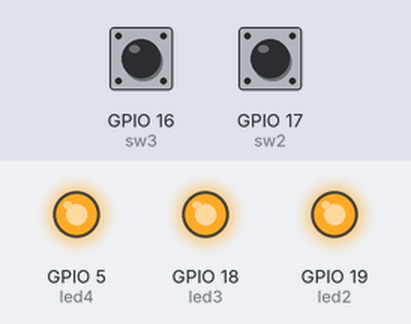
A sketch run on a simulated ESP32. On the bench: output pins drawn as LEDs (lit = HIGH). Inputs (shaded band) come from the test bench; at power-on: GPIO 16 (sw3) HIGH, GPIO 17 (sw2) HIGH.

Above: at 1.2 s.
1.3 s: GPIO 16 (sw3) pulled LOW for 0.15 s
At 2.5 s:
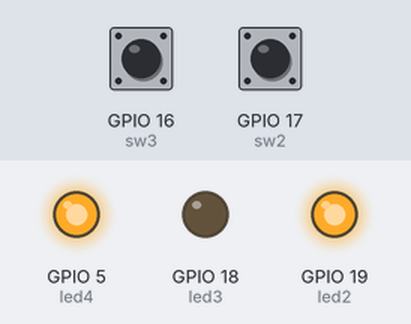
2.9 s: GPIO 17 (sw2) pulled LOW for 0.15 s
At 4.0 s:
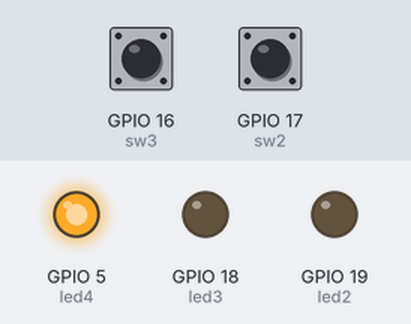
4.5 s: GPIO 17 (sw2) pulled LOW for 1 s
At 5.2 s:
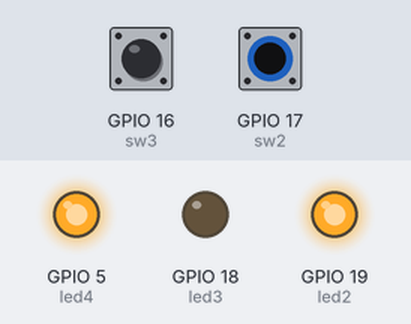
7.0 s: GPIO 17 (sw2) pulled LOW for 3.2 s
At 8.3 s:
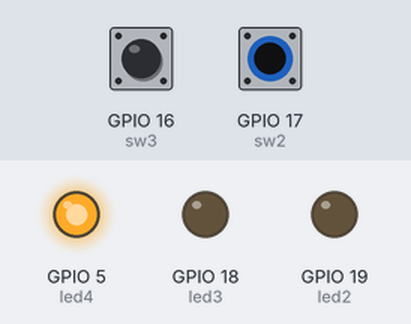
Timing chart, 0 to 10.0 s (numbered marks = the images above; inputs shaded):
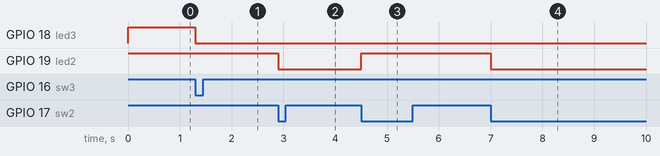

Measured:
- after the input at 1.3 s, GPIO 18 (led3): HIGH → LOW at once
- after the input at 2.9 s, GPIO 19 (led2): HIGH → LOW at once
- after the input at 4.5 s, GPIO 19 (led2): LOW → HIGH at once
- after the input at 7.0 s, GPIO 19 (led2): HIGH → LOW at once

The sketch:

esp32_3led_2switch.ino
```cpp
#define led2 19
#define led3 18
#define led4 5
#define sw3 16 //คุมi
#define sw2 17 //คุมj
int checksw3;
int checksw2;
int i=0; //คุมโดยswitch3
int j=0; //คุมโดยswitch2
void setup() {
Serial.begin(9600);
pinMode(led2, OUTPUT);
pinMode(led3, OUTPUT);
pinMode(led4, OUTPUT);
pinMode(sw3, INPUT_PULLUP);
pinMode(sw2, INPUT_PULLUP);
digitalWrite(led2, 1);
digitalWrite(led3, 1);
digitalWrite(led4, 1);
}

void loop() {
bool readsw3 = digitalRead(sw3);
bool readsw2 = digitalRead(sw2);
//ทำswitch3
if ( checksw3 != readsw3 ){
if (readsw3 == 0){
i++;
}
checksw3 = readsw3;
}
//ทำswitch2
if ( checksw2 != readsw2 ){
if (readsw2 == 0){
j++;
}
checksw2 = readsw2;
}
if (j==1){
  digitalWrite(led2 , 0);
}
else if (j==2){
  digitalWrite(led2 , 1);
}
else if (j==3){
  j=1;
}
else if (i==1){
digitalWrite(led3 ,0);
}
else if (i == 2){
digitalWrite(led3, 1);

}
else if (i == 3){
digitalWrite(led4, 0);
}
else if (i == 4){
digitalWrite(led4, 1);
}
else if (i == 5){
digitalWrite(led3, 0);
digitalWrite(led4, 0);
}
else if (i == 6){
digitalWrite(led3, 1);
digitalWrite(led4, 1);

}
else if (i == 7){
i=1;
}
}
```
